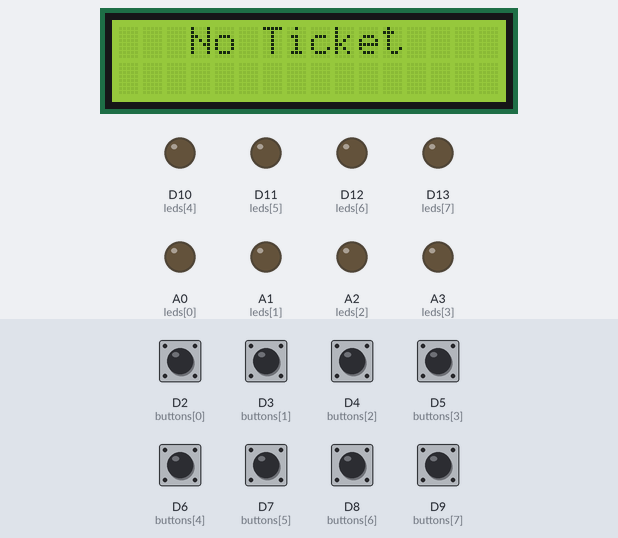
This sketch was run on a simulated Arduino Uno R4 WiFi. Parts: 16×2 character LCD, output pins drawn as LEDs (lit = HIGH). The test bench sets the inputs (shaded band); at power-on: D2 (buttons[0]), D3 (buttons[1]), D4 (buttons[2]), D5 (buttons[3]), D6 (buttons[4]), D7 (buttons[5]), D8 (buttons[6]), D9 (buttons[7]) HIGH. WiFi joins after 1.5 s; servers stay silent unless stated.

Above: at 4.8 s.
4.9 s: D2 (buttons[0]) pulled LOW for 0.15 s
At 6.3 s:
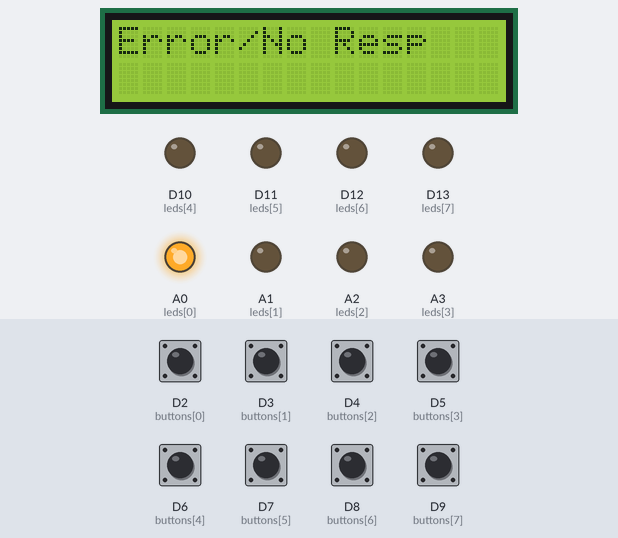
8.0 s: D3 (buttons[1]) pulled LOW for 0.15 s
At 8.12 s:
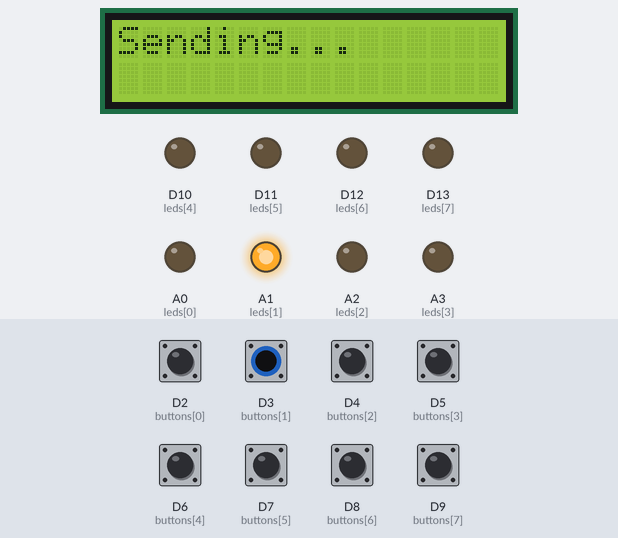
11.1 s: D4 (buttons[2]) pulled LOW for 0.15 s
At 12.4 s:
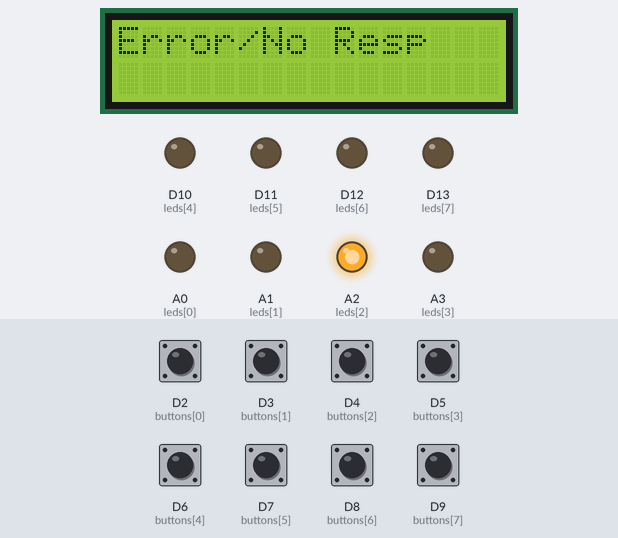
14.2 s: D5 (buttons[3]) pulled LOW for 0.15 s
At 14.8 s:
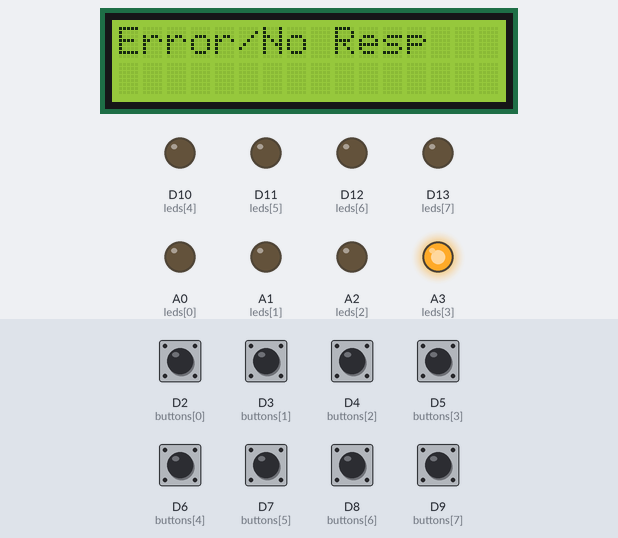
17.3 s: D6 (buttons[4]) pulled LOW for 0.15 s
At 18.4 s:
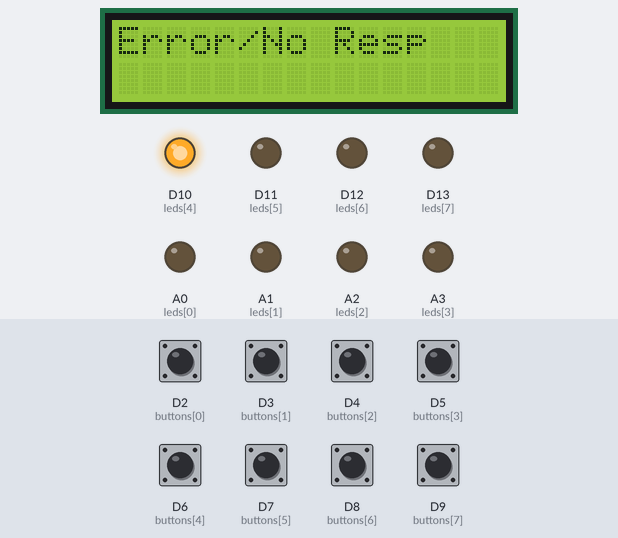
20.4 s: D7 (buttons[5]) pulled LOW for 0.15 s
At 21.8 s:
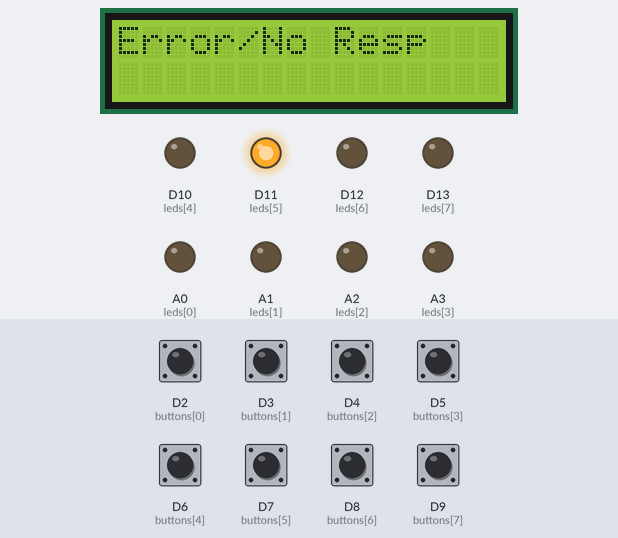
Timing chart, 0 to 23.6 s (numbered marks = the images above; inputs shaded):
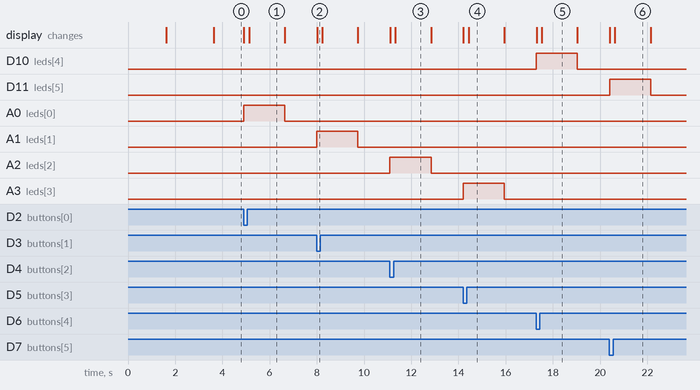

Measured:
- after the input at 4.9 s, A0 (leds[0]): LOW → HIGH at once, → LOW 1.7 s later; the display: first changes at once (image 1 shows a later state)
- after the input at 8.0 s, A1 (leds[1]): LOW → HIGH at once, → LOW 1.7 s later; the display: changes at once (image 2)
- after the input at 11.1 s, A2 (leds[2]): LOW → HIGH at once, → LOW 1.7 s later; the display: first changes at once (image 3 shows a later state)
- after the input at 14.2 s, A3 (leds[3]): LOW → HIGH at once, → LOW 1.7 s later; the display: first changes at once (image 4 shows a later state)
- after the input at 17.3 s, D10 (leds[4]): LOW → HIGH at once, → LOW 1.7 s later; the display: first changes at once (image 5 shows a later state)
- after the input at 20.4 s, D11 (leds[5]): LOW → HIGH at once, → LOW 1.7 s later; the display: first changes at once (image 6 shows a later state)
- what the display in image 1 shows lasts 1.5 s, from 5.1 s to 6.6 s

The sketch:

TOPLINE_QUEUEING_SYSTEM_v1FINAL.ino
```cpp
// FINAL.
// TOPLINE - FINAL INTEGRATED
// Arduino UNO WiFi S3 – Queueing system with LCD, Server Integration, JSON-based ticket display

#include <LiquidCrystal_I2C.h>
#include <WiFiS3.h>
#include <ArduinoHttpClient.h>
#include <ArduinoJson.h>

// ================= WiFi =================
// const char* ssid = "Lawrenzo XR";
// const char* password = "123321Cade";

const char* ssid     = "OSTI_WIFI";
const char* password = "P@$$w0rd2021";

const char* serverAddress = "192.168.1.8";
int serverPort = 12345;

WiFiClient wifi;

// ================= LCD =================
LiquidCrystal_I2C lcd(0x27, 16, 2);

// ================= Button & LED Setup =================
// (Match UNO pins)
const int buttons[] = {2, 3, 4, 5, 6, 7, 8, 9};
const int leds[]    = {A0, A1, A2, A3, 10, 11, 12, 13};
const char* labels[] = {"2", "3", "0", "B", "C", "%23"};

const int NUM_BTNS = 8;

// ================= Timing =================
const unsigned long debounceDelay   = 50;
const unsigned long nextPressDelay  = 500;

bool prevState[NUM_BTNS];
unsigned long lastPress[NUM_BTNS];

// Ticket display timeout
unsigned long lastTicketTime = 0;
bool ticketDisplayed = false;

void setup() {
  //Serial.begin(115200);

  for (int i = 0; i < NUM_BTNS; i++) {
    pinMode(buttons[i], INPUT_PULLUP);
    pinMode(leds[i], OUTPUT);
    digitalWrite(leds[i], LOW);
    prevState[i] = HIGH;
    lastPress[i] = 0;
  }

  lcd.init();
  lcd.backlight();
  lcd.setCursor(3, 0);
  lcd.print("No Ticket");

  // Connect to WiFi
  connectWiFi();
}

void loop() {
  // WiFi reconnect if needed
  if (WiFi.status() != WL_CONNECTED || WiFi.localIP() == IPAddress(0, 0, 0, 0)) {
    connectWiFi();
  }

  // Check buttons
  for (int i = 0; i < NUM_BTNS; i++) {
    checkButton(i);
  }

  // Timeout revert to "No Ticket" if needed
  // if (ticketDisplayed && (millis() - lastTicketTime >= 60000)) {
  //   lcd.clear();
  //   lcd.setCursor(3, 0);
  //   lcd.print("No Ticket");
  //   ticketDisplayed = false;
  // }
}

// ================= Button Check =================
void checkButton(int i) {
  bool currentState = digitalRead(buttons[i]);
  digitalWrite(leds[i], currentState == LOW ? HIGH : LOW);

  if (prevState[i] == HIGH && currentState == LOW &&
      (millis() - lastPress[i]) > (debounceDelay + nextPressDelay)) {

    lastPress[i] = millis();
    lcd.clear();
    lcd.setCursor(0, 0);
    lcd.print("Sending...");

    // Send to server
    String response = sendButtonPress(labels[i]);

    // Parse server response JSON
    handleJson(response);
  }

  prevState[i] = currentState;
}

// ================= WiFi =================
void connectWiFi() {
  lcd.clear();
  lcd.setCursor(0, 0);
  lcd.print("Connecting to");
  lcd.setCursor(0, 1);
  lcd.print(ssid);

  WiFi.begin(ssid, password);

  unsigned long startAttempt = millis();
  while ((WiFi.status() != WL_CONNECTED ||
          WiFi.localIP() == IPAddress(0, 0, 0, 0)) &&
         millis() - startAttempt < 15000) {
    delay(500);
  }

  IPAddress ip = WiFi.localIP();
  if (WiFi.status() == WL_CONNECTED && ip != IPAddress(0, 0, 0, 0)) {
    lcd.clear();
    lcd.setCursor(0, 0);
    lcd.print("WiFi Connected");
    lcd.setCursor(0, 1);
    lcd.print(ip);
    delay(2000);
    lcd.clear();
    lcd.setCursor(3, 0);
    lcd.print("No Ticket");
  } else {
    lcd.clear();
    lcd.setCursor(0, 0);
    lcd.print("WiFi Failed");
    delay(2000);
  }
}

// ================= HTTP =================
String sendButtonPress(const char* label) {
  HttpClient client = HttpClient(wifi, serverAddress, serverPort);

  String endpoint = "/api/key/";
  endpoint += label;

  client.beginRequest();
  client.get(endpoint);
  client.sendHeader("Connection", "close");
  client.endRequest();

  int statusCode = client.responseStatusCode();
  String response = client.responseBody();

  if (statusCode != 200) {
    return "";
  }
  return response;
}

// ================= JSON handling for LCD =================
void handleJson(String json) {
  if (json.length() == 0) {
    lcd.clear();
    lcd.setCursor(0, 0);
    lcd.print("Error/No Resp");
    delay(1500);
    lcd.clear();
    lcd.setCursor(3, 0);
    lcd.print("No Ticket");
    return;
  }

  StaticJsonDocument<512> doc;
  DeserializationError err = deserializeJson(doc, json);

  if (err) {
    lcd.clear();
    lcd.setCursor(0, 0);
    lcd.print("Parse Error");
    lcd.setCursor(0, 1);
    lcd.print(json);
    lastTicketTime = millis();
    ticketDisplayed = true;
    return;
  }

  lcd.clear();

  // ========== CASE 1: server gives displayText (NEW_TICKET) ==========
  if (doc.containsKey("displayText")) {
    const char* displayText = doc["displayText"]; // e.g. MW16
    lcd.setCursor(4, 0);
    lcd.print("Ticket:");
    lcd.setCursor(5, 1);
    lcd.print(displayText);

    lastTicketTime = millis();
    ticketDisplayed = true;
    return;
  }

  // ========== CASE 2: server gives row object (CALLING / CALLED) ==========
  JsonObject row = doc["row"];

  const char* status  = row["status"];           // calling / called
  const char* service = row["ticketservice"];    // e.g. RT
  int number          = row["ticketnum"];        // e.g. 2

  if (status && String(status) == "calling") {
    lcd.setCursor(0, 0);
    lcd.print("Calling Ticket:");
  } else if (status && String(status) == "called") {
    lcd.setCursor(0, 0);
    lcd.print("Called Ticket:");
  } else if (status && String(status) == "voided") {
    lcd.setCursor(0,0);
    lcd.print("Voided Ticket:");
  }
  else {
    lcd.setCursor(3, 0);
    lcd.print("Ticket:");
  }

  lcd.setCursor(6, 1);
  if (service) {
    lcd.print(service);
  }
  lcd.print(number);

  lastTicketTime = millis();
  ticketDisplayed = true;
}
```
